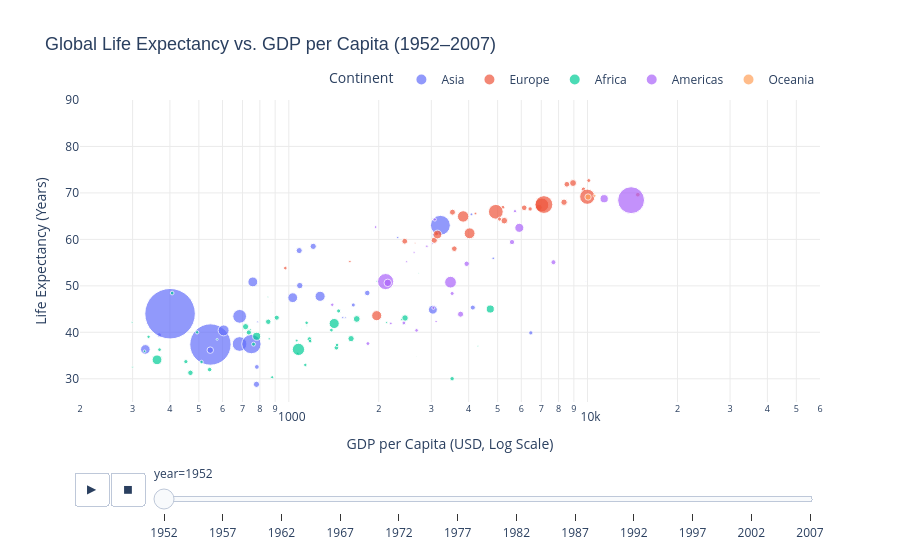

Notebook code for this chart:
### Code cell
import plotly.express as px

# Built-in multi-year global development dataset
gapminder = px.data.gapminder()

fig = px.scatter(
    gapminder,
    x="gdpPercap",
    y="lifeExp",
    animation_frame="year",
    animation_group="country",
    size="pop",
    color="continent",
    hover_name="country",
    log_x=True,
    size_max=55,
    range_x=[200, 60000],
    range_y=[25, 90],
    labels={
        "gdpPercap": "GDP per Capita (USD, Log Scale)",
        "lifeExp": "Life Expectancy (Years)",
        "pop": "Population",
        "continent": "Continent"
    },
    title="Global Life Expectancy vs. GDP per Capita (1952–2007)",
    template="plotly_white"
)

# Refine axis parameters and hover presentation
fig.update_layout(
    title_font=dict(size=18, family="Arial"),
    xaxis=dict(showgrid=True, gridcolor="#ebebeb"),
    yaxis=dict(showgrid=True, gridcolor="#ebebeb"),
    legend=dict(orientation="h", yanchor="bottom", y=1.02, xanchor="right", x=1)
)

# Output interactive canvas
fig.show()

### Figure 1 — Plotly figure (JSON) as saved in the notebook; plotly's stock layout.template omitted (floating-point values rounded to 4 significant figures)
{"data": [{"hovertemplate": "<b>%{hovertext}</b><br><br>Continent=Asia<br>year=1952<br>GDP per Capita (USD, Log Scale)=%{x}<br>Life Expectancy (Years)=%{y}<br>Population=%{marker.size}<extra></extra>", "hovertext": ["Afghanistan", "Bahrain", "Bangladesh", "Cambodia", "China", "Hong Kong, China", "India", "Indonesia", "Iran", "Iraq", "Israel", "Japan", "Jordan", "Korea, Dem. Rep.", "Korea, Rep.", "Kuwait", "Lebanon", "Malaysia", "Mongolia", "Myanmar", "Nepal", "Oman", "Pakistan", "Philippines", "Saudi Arabia", "Singapore", "Sri Lanka", "Syria", "Taiwan", "Thailand", "Vietnam", "West Bank and Gaza", "Yemen, Rep."], "ids": ["Afghanistan", "Bahrain", "Bangladesh", "Cambodia", "China", "Hong Kong, China", "India", "Indonesia", "Iran", "Iraq", "Israel", "Japan", "Jordan", "Korea, Dem. Rep.", "Korea, Rep.", "Kuwait", "Lebanon", "Malaysia", "Mongolia", "Myanmar", "Nepal", "Oman", "Pakistan", "Philippines", "Saudi Arabia", "Singapore", "Sri Lanka", "Syria", "Taiwan", "Thailand", "Vietnam", "West Bank and Gaza", "Yemen, Rep."], "legendgroup": "Asia", "marker": {"color": "#636efa", "size": [8425333, 120447, 46886859, 4693836, 556263527, 2125900, 372000000, 82052000, 17272000, 5441766, 1620914, 86459025, 607914, 8865488, 20947571, 160000, 1439529, 6748378, 800663, 20092996, 9182536, 507833, 41346560, 22438691, 4005677, 1127000, 7982342, 3661549, 8550362, 21289402, 26246839, 1030585, 4963829], "sizemode": "area", "sizeref": 435900.0, "symbol": "circle"}, "mode": "markers", "name": "Asia", "orientation": "v", "showlegend": true, "type": "scatter", "x": [779.4, 9867.0, 684.2, 368.5, 400.4, 3054.0, 546.6, 749.7, 3035.0, 4130.0, 4087.0, 3217.0, 1547.0, 1088.0, 1031.0, 108400.0, 4835.0, 1831.0, 786.6, 331, 545.9, 1828.0, 684.6, 1273.0, 6460.0, 2315.0, 1084.0, 1643.0, 1207.0, 757.8, 605.1, 1516.0, 781.7], "xaxis": "x", "y": [28.8, 50.94, 37.48, 39.42, 44, 60.96, 37.37, 37.47, 44.87, 45.32, 65.39, 63.03, 43.16, 50.06, 47.45, 55.56, 55.93, 48.46, 42.24, 36.32, 36.16, 37.58, 43.44, 47.75, 39.88, 60.4, 57.59, 45.88, 58.5, 50.85, 40.41, 43.16, 32.55], "yaxis": "y"}, {"hovertemplate": "<b>%{hovertext}</b><br><br>Continent=Europe<br>year=1952<br>GDP per Capita (USD, Log Scale)=%{x}<br>Life Expectancy (Years)=%{y}<br>Population=%{marker.size}<extra></extra>", "hovertext": ["Albania", "Austria", "Belgium", "Bosnia and Herzegovina", "Bulgaria", "Croatia", "Czech Republic", "Denmark", "Finland", "France", "Germany", "Greece", "Hungary", "Iceland", "Ireland", "Italy", "Montenegro", "Netherlands", "Norway", "Poland", "Portugal", "Romania", "Serbia", "Slovak Republic", "Slovenia", "Spain", "Sweden", "Switzerland", "Turkey", "United Kingdom"], "ids": ["Albania", "Austria", "Belgium", "Bosnia and Herzegovina", "Bulgaria", "Croatia", "Czech Republic", "Denmark", "Finland", "France", "Germany", "Greece", "Hungary", "Iceland", "Ireland", "Italy", "Montenegro", "Netherlands", "Norway", "Poland", "Portugal", "Romania", "Serbia", "Slovak Republic", "Slovenia", "Spain", "Sweden", "Switzerland", "Turkey", "United Kingdom"], "legendgroup": "Europe", "marker": {"color": "#EF553B", "size": [1282697, 6927772, 8730405, 2791000, 7274900, 3882229, 9125183, 4334000, 4090500, 42459667, 69145952, 7733250, 9504000, 147962, 2952156, 47666000, 413834, 10381988, 3327728, 25730551, 8526050, 16630000, 6860147, 3558137, 1489518, 28549870, 7124673, 4815000, 22235677, 50430000], "sizemode": "area", "sizeref": 435900.0, "symbol": "circle"}, "mode": "markers", "name": "Europe", "orientation": "v", "showlegend": true, "type": "scatter", "x": [1601.0, 6137.0, 8343.0, 973.5, 2444.0, 3119.0, 6876.0, 9692.0, 6425.0, 7030.0, 7144.0, 3531.0, 5264.0, 7268.0, 5210.0, 4931.0, 2648.0, 8942.0, 10100.0, 4029.0, 3068.0, 3145.0, 3581.0, 5075.0, 4215.0, 3834.0, 8528.0, 14730.0, 1969.0, 9980.0], "xaxis": "x", "y": [55.23, 66.8, 68, 53.82, 59.6, 61.21, 66.87, 70.78, 66.55, 67.41, 67.5, 65.86, 64.03, 72.49, 66.91, 65.94, 59.16, 72.13, 72.67, 61.31, 59.82, 61.05, 58.0, 64.36, 65.57, 64.94, 71.86, 69.62, 43.59, 69.18], "yaxis": "y"}, {"hovertemplate": "<b>%{hovertext}</b><br><br>Continent=Africa<br>year=1952<br>GDP per Capita (USD, Log Scale)=%{x}<br>Life Expectancy (Years)=%{y}<br>Population=%{marker.size}<extra></extra>", "hovertext": ["Algeria", "Angola", "Benin", "Botswana", "Burkina Faso", "Burundi", "Cameroon", "Central African Republic", "Chad", "Comoros", "Congo, Dem. Rep.", "Congo, Rep.", "Cote d'Ivoire", "Djibouti", "Egypt", "Equatorial Guinea", "Eritrea", "Ethiopia", "Gabon", "Gambia", "Ghana", "Guinea", "Guinea-Bissau", "Kenya", "Lesotho", "Liberia", "Libya", "Madagascar", "Malawi", "Mali", "Mauritania", "Mauritius", "Morocco", "Mozambique", "Namibia", "Niger", "Nigeria", "Reunion", "Rwanda", "Sao Tome and Principe", "Senegal", "Sierra Leone", "Somalia", "South Africa", "Sudan", "Swaziland", "Tanzania", "Togo", "Tunisia", "Uganda", "Zambia", "Zimbabwe"], "ids": ["Algeria", "Angola", "Benin", "Botswana", "Burkina Faso", "Burundi", "Cameroon", "Central African Republic", "Chad", "Comoros", "Congo, Dem. Rep.", "Congo, Rep.", "Cote d'Ivoire", "Djibouti", "Egypt", "Equatorial Guinea", "Eritrea", "Ethiopia", "Gabon", "Gambia", "Ghana", "Guinea", "Guinea-Bissau", "Kenya", "Lesotho", "Liberia", "Libya", "Madagascar", "Malawi", "Mali", "Mauritania", "Mauritius", "Morocco", "Mozambique", "Namibia", "Niger", "Nigeria", "Reunion", "Rwanda", "Sao Tome and Principe", "Senegal", "Sierra Leone", "Somalia", "South Africa", "Sudan", "Swaziland", "Tanzania", "Togo", "Tunisia", "Uganda", "Zambia", "Zimbabwe"], "legendgroup": "Africa", "marker": {"color": "#00cc96", "size": [9279525, 4232095, 1738315, 442308, 4469979, 2445618, 5009067, 1291695, 2682462, 153936, 14100005, 854885, 2977019, 63149, 22223309, 216964, 1438760, 20860941, 420702, 284320, 5581001, 2664249, 580653, 6464046, 748747, 863308, 1019729, 4762912, 2917802, 3838168, 1022556, 516556, 9939217, 6446316, 485831, 3379468, 33119096, 257700, 2534927, 60011, 2755589, 2143249, 2526994, 14264935, 8504667, 290243, 8322925, 1219113, 3647735, 5824797, 2672000, 3080907], "sizemode": "area", "sizeref": 435900.0, "symbol": "circle"}, "mode": "markers", "name": "Africa", "orientation": "v", "showlegend": true, "type": "scatter", "x": [2449.0, 3521.0, 1063.0, 851.2, 543.3, 339.3, 1173.0, 1071.0, 1179.0, 1103.0, 780.5, 2126.0, 1389.0, 2670.0, 1419.0, 375.6, 328.9, 362.1, 4293.0, 485.2, 911.3, 510.2, 299.9, 853.5, 298.8, 575.6, 2388.0, 1443.0, 369.2, 452.3, 743.1, 1968.0, 1688.0, 468.5, 2424.0, 761.9, 1077.0, 2719.0, 493.3, 879.6, 1450.0, 879.8, 1136.0, 4725.0, 1616.0, 1148.0, 716.7, 859.8, 1468.0, 734.8, 1147.0, 406.9], "xaxis": "x", "y": [43.08, 30.02, 38.22, 47.62, 31.98, 39.03, 38.52, 35.46, 38.09, 40.72, 39.14, 42.11, 40.48, 34.81, 41.89, 34.48, 35.93, 34.08, 37.0, 30, 43.15, 33.61, 32.5, 42.27, 42.14, 38.48, 42.72, 36.68, 36.26, 33.69, 40.54, 50.99, 42.87, 31.29, 41.73, 37.44, 36.32, 52.72, 40, 46.47, 37.28, 30.33, 32.98, 45.01, 38.63, 41.41, 41.22, 38.6, 44.6, 39.98, 42.04, 48.45], "yaxis": "y"}, {"hovertemplate": "<b>%{hovertext}</b><br><br>Continent=Americas<br>year=1952<br>GDP per Capita (USD, Log Scale)=%{x}<br>Life Expectancy (Years)=%{y}<br>Population=%{marker.size}<extra></extra>", "hovertext": ["Argentina", "Bolivia", "Brazil", "Canada", "Chile", "Colombia", "Costa Rica", "Cuba", "Dominican Republic", "Ecuador", "El Salvador", "Guatemala", "Haiti", "Honduras", "Jamaica", "Mexico", "Nicaragua", "Panama", "Paraguay", "Peru", "Puerto Rico", "Trinidad and Tobago", "United States", "Uruguay", "Venezuela"], "ids": ["Argentina", "Bolivia", "Brazil", "Canada", "Chile", "Colombia", "Costa Rica", "Cuba", "Dominican Republic", "Ecuador", "El Salvador", "Guatemala", "Haiti", "Honduras", "Jamaica", "Mexico", "Nicaragua", "Panama", "Paraguay", "Peru", "Puerto Rico", "Trinidad and Tobago", "United States", "Uruguay", "Venezuela"], "legendgroup": "Americas", "marker": {"color": "#ab63fa", "size": [17876956, 2883315, 56602560, 14785584, 6377619, 12350771, 926317, 6007797, 2491346, 3548753, 2042865, 3146381, 3201488, 1517453, 1426095, 30144317, 1165790, 940080, 1555876, 8025700, 2227000, 662850, 157553000, 2252965, 5439568], "sizemode": "area", "sizeref": 435900.0, "symbol": "circle"}, "mode": "markers", "name": "Americas", "orientation": "v", "showlegend": true, "type": "scatter", "x": [5911.0, 2677.0, 2109.0, 11370.0, 3940.0, 2144.0, 2627.0, 5587.0, 1398.0, 3522.0, 3048.0, 2428.0, 1840.0, 2195.0, 2899.0, 3478.0, 3112.0, 2480.0, 1952.0, 3759.0, 3082.0, 3023.0, 13990.0, 5717.0, 7690.0], "xaxis": "x", "y": [62.48, 40.41, 50.92, 68.75, 54.74, 50.64, 57.21, 59.42, 45.93, 48.36, 45.26, 42.02, 37.58, 41.91, 58.53, 50.79, 42.31, 55.19, 62.65, 43.9, 64.28, 59.1, 68.44, 66.07, 55.09], "yaxis": "y"}, {"hovertemplate": "<b>%{hovertext}</b><br><br>Continent=Oceania<br>year=1952<br>GDP per Capita (USD, Log Scale)=%{x}<br>Life Expectancy (Years)=%{y}<br>Population=%{marker.size}<extra></extra>", "hovertext": ["Australia", "New Zealand"], "ids": ["Australia", "New Zealand"], "legendgroup": "Oceania", "marker": {"color": "#FFA15A", "size": [8691212, 1994794], "sizemode": "area", "sizeref": 435900.0, "symbol": "circle"}, "mode": "markers", "name": "Oceania", "orientation": "v", "showlegend": true, "type": "scatter", "x": [10040.0, 10560.0], "xaxis": "x", "y": [69.12, 69.39], "yaxis": "y"}], "layout": {"legend": {"itemsizing": "constant", "orientation": "h", "title": {"text": "Continent"}, "tracegroupgap": 0, "x": 1, "xanchor": "right", "y": 1.02, "yanchor": "bottom"}, "sliders": [{"active": 0, "currentvalue": {"prefix": "year="}, "len": 0.9, "pad": {"b": 10, "t": 60}, "steps": [{"args": [["1952"], {"frame": {"duration": 0, "redraw": false}, "fromcurrent": true, "mode": "immediate", "transition": {"duration": 0, "easing": "linear"}}], "label": "1952", "method": "animate"}, {"args": [["1957"], {"frame": {"duration": 0, "redraw": false}, "fromcurrent": true, "mode": "immediate", "transition": {"duration": 0, "easing": "linear"}}], "label": "1957", "method": "animate"}, {"args": [["1962"], {"frame": {"duration": 0, "redraw": false}, "fromcurrent": true, "mode": "immediate", "transition": {"duration": 0, "easing": "linear"}}], "label": "1962", "method": "animate"}, {"args": [["1967"], {"frame": {"duration": 0, "redraw": false}, "fromcurrent": true, "mode": "immediate", "transition": {"duration": 0, "easing": "linear"}}], "label": "1967", "method": "animate"}, {"args": [["1972"], {"frame": {"duration": 0, "redraw": false}, "fromcurrent": true, "mode": "immediate", "transition": {"duration": 0, "easing": "linear"}}], "label": "1972", "method": "animate"}, {"args": [["1977"], {"frame": {"duration": 0, "redraw": false}, "fromcurrent": true, "mode": "immediate", "transition": {"duration": 0, "easing": "linear"}}], "label": "1977", "method": "animate"}, {"args": [["1982"], {"frame": {"duration": 0, "redraw": false}, "fromcurrent": true, "mode": "immediate", "transition": {"duration": 0, "easing": "linear"}}], "label": "1982", "method": "animate"}, {"args": [["1987"], {"frame": {"duration": 0, "redraw": false}, "fromcurrent": true, "mode": "immediate", "transition": {"duration": 0, "easing": "linear"}}], "label": "1987", "method": "animate"}, {"args": [["1992"], {"frame": {"duration": 0, "redraw": false}, "fromcurrent": true, "mode": "immediate", "transition": {"duration": 0, "easing": "linear"}}], "label": "1992", "method": "animate"}, {"args": [["1997"], {"frame": {"duration": 0, "redraw": false}, "fromcurrent": true, "mode": "immediate", "transition": {"duration": 0, "easing": "linear"}}], "label": "1997", "method": "animate"}, {"args": [["2002"], {"frame": {"duration": 0, "redraw": false}, "fromcurrent": true, "mode": "immediate", "transition": {"duration": 0, "easing": "linear"}}], "label": "2002", "method": "animate"}, {"args": [["2007"], {"frame": {"duration": 0, "redraw": false}, "fromcurrent": true, "mode": "immediate", "transition": {"duration": 0, "easing": "linear"}}], "label": "2007", "method": "animate"}], "x": 0.1, "xanchor": "left", "y": 0, "yanchor": "top"}], "title": {"font": {"family": "Arial", "size": 18}, "text": "Global Life Expectancy vs. GDP per Capita (1952–2007)"}, "updatemenus": [{"buttons": [{"args": [null, {"frame": {"duration": 500, "redraw": false}, "fromcurrent": true, "mode": "immediate", "transition": {"duration": 500, "easing": "linear"}}], "label": "&#9654;", "method": "animate"}, {"args": [[null], {"frame": {"duration": 0, "redraw": false}, "fromcurrent": true, "mode": "immediate", "transition": {"duration": 0, "easing": "linear"}}], "label": "&#9724;", "method": "animate"}], "direction": "left", "pad": {"r": 10, "t": 70}, "showactive": false, "type": "buttons", "x": 0.1, "xanchor": "right", "y": 0, "yanchor": "top"}], "xaxis": {"anchor": "y", "domain": [0, 1], "gridcolor": "#ebebeb", "range": [2.301, 4.778], "showgrid": true, "title": {"text": "GDP per Capita (USD, Log Scale)"}, "type": "log"}, "yaxis": {"anchor": "x", "domain": [0, 1], "gridcolor": "#ebebeb", "range": [25, 90], "showgrid": true, "title": {"text": "Life Expectancy (Years)"}}}}
